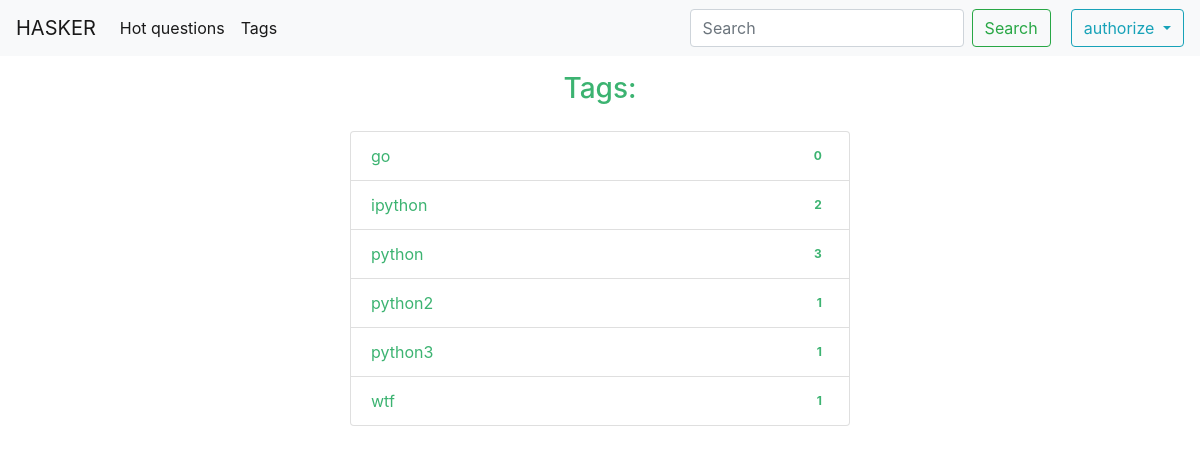
Page /hasker/tags/ on the earlier database version.
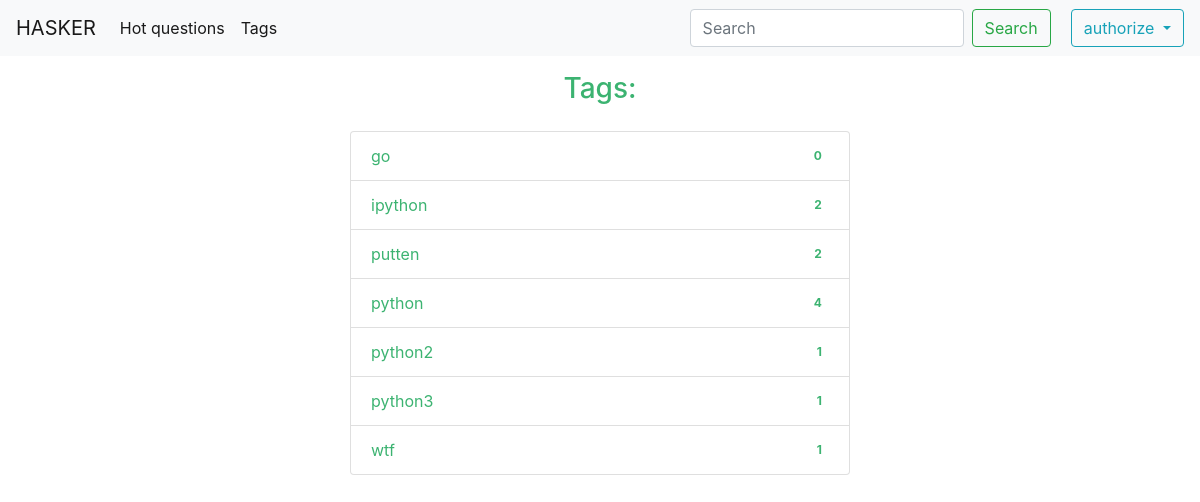
Same page on the later database version.
### forum/models.py (models this page shows, shortened)
class Tag(models.Model):
    name = models.CharField(max_length=15)

### forum/views.py (the view)
# urls.py: path('tags/', TagListView.as_view(), name='tags'),
class TagListView(ListView):
    model = Tag
    template_name = 'forum/tag_list.html'
    context_object_name = 'tag_list'
    ordering = ('name',)

### forum/templates/forum/tag_list.html
{% extends 'forum/base_forum.html' %}
{% block content %}
    <h3 style="text-align: center; color: MediumSeaGreen; margin-top: 16px;">Tags:</h3>
    <ul class="list-group" style="margin-top: 25px;">
        {% for tag in tag_list %}
            <li class="list-group-item d-flex justify-content-between align-items-center">
                <a href="{% url 'tag_questions' tag_name=tag.name %}" style="color: MediumSeaGreen">
                    {{ tag.name }}
                </a>
                <span class="badge success badge-pill">{{ tag.questions.count }}</span>
            </li>
        {% endfor %}
    </ul>
{% endblock %}

Differences in the rows shown:
added Tag: name "putten", questions.count "2"
computed for Tag "python": questions.count "3" → "4"
